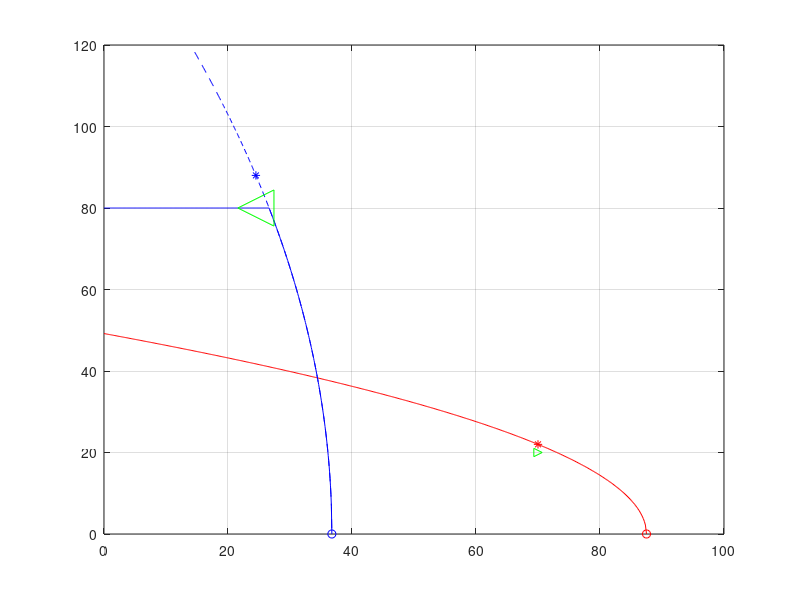

Here is the MATLAB script that generated this plot: (Note: this script raises an error after producing the figure.)
% Program for estimating the main characteristics of the actuation system
% Configuration A means: all area is used for acting
% Configuration B means: only low airspeed area is used for acting
clear all
%--------------------------------------------------------------------------
% Input data and parameters------------------------------------------------
load('actuationInputDataListDualTandem.mat')
% Conversion---------------------------------------------------------------
load('actuationUnitsConversion.mat')
%--------------------------------------------------------------------------
% Parameters for computation ----------------------------------------------
hingeRatioConfB = Hm1 / Hm0;
%--------------------------------------------------------------------------
% Cylinder and valve sizing
%--------------------------------------------------------------------------
% Arm / area / stroke -----------------------------------------------------
PS_Pa = PS_psi * psi2Pa;
% Configuration A (high airspeed configuration)
A_armArea_hingeReq = (Hm1/PS_Pa) / A_sizingCriteria; % m^3, hinge moment req
A_armArea_stiffReq = (Hm0/PS_Pa); % m^3, stiffness req
A_armArea = max(A_armArea_stiffReq,A_armArea_hingeReq);
A_area = A_armArea / arm; % m^2
A_totalVol = volumeRatio * A_armArea * deltaRange_deg * deg2rad; %m^3
% Configuration B (low speed configuration)
B_armArea = (Hm2/PS_Pa) / B_sizingCriteria; % m^3, hinge moment req
B_area = B_armArea / arm; % m^2
B_totalVol = volumeRatio * B_armArea * deltaRange_deg * deg2rad;
% Common to both configurations
stroke_m = deltaRange_deg * deg2rad * arm; % m
    stroke_mm = stroke_m * 1e3;
%--------------------------------------------------------------------------
% Valve size --------------------------------------------------------------
    dotdelta1_rad = dotdelta1_deg * deg2rad; 
    dotdelta2_rad = dotdelta2_deg * deg2rad;
% Configuration A (high airspeed configuration)
A_QNL_m3s = loadFlowMargin * A_armArea * ...
    dotdelta1_rad / sqrt(1 - A_sizingCriteria);
    A_QNL_lpm = A_QNL_m3s * m3s2lpm
% Configuration B (low speed configuration)
B_QNL_m3s = loadFlowMargin * B_armArea * ...
    dotdelta2_rad / sqrt(1 - B_sizingCriteria);
    B_QNL_lpm = B_QNL_m3s * m3s2lpm
%--------------------------------------------------------------------------
% Pressure-flow curves
%--------------------------------------------------------------------------
PL_psi = 0:10:PS_psi;
% Configuration A (high airspeed configuration)
    A_rateLimit_rad = A_rateLimit_deg * deg2rad;
A_QL_rateLimit = loadFlowMargin * A_rateLimit_rad * A_armArea;

A_QL_m3s = A_QNL_m3s * sqrt(1 - PL_psi./PS_psi);
A_QL_m3s_RL = min(A_QL_rateLimit,A_QNL_m3s * sqrt(1 - PL_psi/PS_psi));
    A_QL_lpm = A_QL_m3s * m3s2lpm;
    A_QL_lpm_RL = A_QL_m3s_RL * m3s2lpm;
% Configuration B (low speed configuration)
B_rateLimit_rad = B_rateLimit_deg * deg2rad;
B_QL_rateLimit = loadFlowMargin * B_rateLimit_rad * B_armArea;
B_QL_m3s = B_QNL_m3s * sqrt(1 - PL_psi./PS_psi);
B_QL_m3s_RL = min(B_QL_rateLimit,B_QNL_m3s * sqrt(1 - PL_psi/PS_psi));
    B_QL_lpm = B_QL_m3s * m3s2lpm;
    B_QL_lpm_RL = B_QL_m3s_RL * m3s2lpm;
% 
% plot(PL_psi,A_QL_lpm,'*',PL_psi,B_QL_lpm,'*',...
%     PL_psi,A_QL_lpm_RL,PL_psi,B_QL_lpm_RL),grid
% legend('high airspeed chambers','low airspeed chambers',...
%     'high airspeed chambers RL','low speed chambers RL')

%--------------------------------------------------------------------------
% Load-velocity curves
%--------------------------------------------------------------------------
% Configuration A (high airspeed configuration)
A_load_N = PL_psi*psi2Pa * A_area;
A_velocity_ms = A_QL_m3s / A_area;
A_velocity_ms_RL = A_QL_m3s_RL / A_area;

A_load_KN = A_load_N * 1e-3;
    A_velocity_mms = A_velocity_ms * 1e3;
    A_velocity_mms_RL = A_velocity_ms_RL * 1e3;
% Configuration B (low speed configuration)
B_load_N = PL_psi * psi2Pa * B_area;
B_velocity_ms = B_QL_m3s / B_area;
B_velocity_ms_RL = B_QL_m3s_RL / B_area;
    B_load_KN = B_load_N * 1e-3;
    B_velocity_mms = B_velocity_ms * 1e3;
    B_velocity_mms_RL = B_velocity_ms_RL * 1e3;
% plot(A_load_KN,A_velocity_mms,'*',B_load_KN,B_velocity_mms,'*',...
%     A_load_KN,A_velocity_mms_RL,B_load_KN,B_velocity_mms_RL),grid
% legend('high airspeed chambers','low airspeed chambers',...
%      'high airspeed chambers RL','low speed chambers RL')

%--------------------------------------------------------------------------
% Hinge-rate curves
%--------------------------------------------------------------------------
% Configuration A (high speed configuration)
A_Hinge_Nm = A_load_N * arm;
A_dotdelta_rad = A_velocity_ms / arm;
A_dotdelta_rad_RL = A_velocity_ms_RL / arm;

    A_Hinge_KNm = A_Hinge_Nm * 1e-3;
    A_dotdelta_deg = A_dotdelta_rad * rad2deg;
    A_dotdelta_deg_RL = A_dotdelta_rad_RL * rad2deg;
% Configuration B (low speed configuration)
B_Hinge_Nm = B_load_N * arm;
B_dotdelta_rad = B_velocity_ms / arm;
    B_rateLimit_rad = B_rateLimit_deg * deg2rad;
B_dotdelta_rad_RL = min(B_velocity_ms_RL / arm, B_rateLimit_rad);
    B_Hinge_KNm = B_Hinge_Nm * 1e-3;
    B_dotdelta_deg = B_dotdelta_rad * rad2deg;
    B_dotdelta_deg_RL = B_dotdelta_rad_RL * rad2deg;

%--------------------------------------------------------------------------
% Main PLOT----------------------------------------------------------------
% Requirement points
loadReq = [70 20];
rateReq = [24.5 80];
% Sizing points
A_sizingLoad = [87.5 0];
A_sizingRate = [70 20*1.1];
B_sizingLoad = [24.5*3/2 0];
B_sizingRate = [24.5 80*1.1];
% Hm-dotdelta plot
limB = 200;
rangeB = limB:1:length(B_Hinge_KNm);
p1 = plot(A_Hinge_KNm,A_dotdelta_deg,'r',B_Hinge_KNm(rangeB),B_dotdelta_deg(rangeB),'b--',...
    B_Hinge_KNm,B_dotdelta_deg_RL,'b',...
    A_sizingLoad(1),A_sizingLoad(2),'ro',...
    A_sizingRate(1),A_sizingRate(2),'r*',...
    B_sizingLoad(1),B_sizingLoad(2),'bo',...
    B_sizingRate(1),B_sizingRate(2),'b*',...
    loadReq(1),loadReq(2),'g>',...
    rateReq(1),rateReq(2),'g<','MarkerSize',26);
grid on
ax1 = gca; 
ax1.FontSize = 22;
p1(1).LineWidth = 4;
p1(2).LineWidth = 4;
p1(3).LineWidth = 4;
p1(4).LineWidth = 4;
p1(5).LineWidth = 4;
p1(6).LineWidth = 4;
p1(7).LineWidth = 4;
p1(8).LineWidth = 4;
p1(9).LineWidth = 4;
legend('High airspeed (max rate of 48 deg/s)',...
    'Low airspeed (no rate limit)',...
    'Low airspeed RL (rate limit at 80 deg/s)',...
    'Cylinder sizing point (high airspeed)','Valve sizing point (high airspeed)',...
    'Cylinder sizing point (low airspeed)','Valve sizing point (low airspeed)',...
    'High airspeed REQ','Low airspeed REQ',...
    'Location','northeast','FontSize', 20);
xlabel('Hinge moment (KN*m)','FontSize', 22);
ylabel('Surface rate (deg/s)','FontSize', 22);

%--------------------------------------------------------------------------
% Save
%--------------------------------------------------------------------------
save('actuationSizingDataDualTandem.mat',...
    'A_area','B_area',...
    'A_QNL_m3s','B_QNL_m3s',...
    'A_QL_rateLimit','B_QL_rateLimit',...
    'A_totalVol','B_totalVol')
% %--------------------------------------------------------------------------
% % Plot
% %--------------------------------------------------------------------------
% subplot(2,2,[1,2])
% plot(PL_psi,QL_ConfA_lpm,'r--',...
%     PL_psi,QL_ConfA_lpm_RL,'b',...
%     PL_psi,QL_ConfB_lpm_RL,'g'),grid
% xlabel('Pressure (psi)')
% ylabel('Flow (lpm)')
% legend('Low Speed','Low speed (RL = 80 deg/s)','High Speed')
% 
% subplot(2,2,3)
% plot(load_ConfA_KN,velocity_ConfA_mms,'r--',...
%     load_ConfA_KN,velocity_ConfA_mms_RL,'b',...
%     load_ConfB_KN,velocity_ConfB_mms_RL,'g'),grid
% xlabel('Load (KN)')
% ylabel('Velocity (mms)')
% legend('Low Speed','Low speed (RL = 80 deg/s)','High Speed')
% 
% subplot(2,2,4)
% plot(Hinge_ConfA_KNm,dotdelta_ConfA_deg,'r--',...
%     Hinge_ConfA_KNm,dotdelta_ConfA_deg_RL,'b',...
%     Hinge_ConfB_KNm,dotdelta_ConfB_deg_RL,'g'),grid
% xlabel('Hinge moment (KN*m)')
% ylabel('Surface rate (deg/s)')
% legend('Low Speed','Low speed (RL = 80 deg/s)','High Speed')
% 
% % % -------------------------------------------------------------------------
% % % Plot results-------------------------------------------------------------
% % hingeSizingPoint_FlowPressure = [sizingCriteria*PS_psi,QNL_lpm*sqrt(1-sizingCriteria)];
% % hingeSizingPoint_RateHinge = [Hm1,(QNL_m3s*sqrt(1-sizingCriteria)/(armArea*loadFlowMargin))*rad2deg];
% % PowerSizingPoint = [sizingCriteria*PS_psi,QNL_m3s*sqrt(1-sizingCriteria)*sizingCriteria*PS_psi*psi2Pa];
% % if sizingCase == 0
% %     rateSizingPoint_FlowPressure = [Hm1/armArea*Pa2psi,dotdelta1_rad*armArea*m3s2lpm*loadFlowMargin];
% %     rateSizingPoint_RateHinge = [Hm1,(QNL_m3s*sqrt(1-sizingCriteria)/ (armArea*loadFlowMargin))*rad2deg];
% % else
% %     rateSizingPoint_FlowPressure = [Hm2/armArea*Pa2psi,dotdelta2_rad*armArea*m3s2lpm*loadFlowMargin];
% %     rateSizingPoint_RateHinge = [Hm2,dotdelta2_deg];
% % end
% % figure %-------------------------------------------------------------------
% % subplot(3,2,1)
% % plot(PL_psi,QL_lpm,'--',PL_psi,QL_lpm_RL,...
% %     rateSizingPoint_FlowPressure(1),rateSizingPoint_FlowPressure(2),'k*',...
% %     hingeSizingPoint_FlowPressure(1),hingeSizingPoint_FlowPressure(2),'ko',...
% %     'MarkerSize',10),grid
% % title(strcat('Flow-pressure curve,',textCriteria))
% % legend('No rate limit','Rate limit applied','Valve sizing point',...
% %     'Cylinder sizing point','Location','southwest')
% % xlabel('Pressure [psi]')
% % ylabel('Load-flow [lpm]')
% % 
% % subplot(3,2,3)
% % plot((Hm/arm)*1e-3,dotdelta_deg*deg2rad*arm*1e3,'--',(Hm/arm)*1e-3,dotdelta_deg_RL*deg2rad*arm*1e3,...
% %     (rateSizingPoint_RateHinge(1)/arm)*1e-3,rateSizingPoint_RateHinge(2)*deg2rad*arm*1e3,'k*',...
% %     (hingeSizingPoint_RateHinge(1)/arm)*1e-3,hingeSizingPoint_RateHinge(2)*deg2rad*arm*1e3,'ko','MarkerSize',10),grid
% % title(strcat('Velocity-force curve,',textCriteria))
% % legend('No rate limit','Rate limit applied','Valve sizing point',...
% %     'Cylinder sizing point','Location','southwest')
% % xlabel('Force [KN]')
% % ylabel('Velocity [mm/s]')
% % 
% % subplot(3,2,5)
% % plot(Hm*1e-3,dotdelta_deg,'--',Hm*1e-3,dotdelta_deg_RL,...
% %     rateSizingPoint_RateHinge(1)*1e-3,rateSizingPoint_RateHinge(2),'k*',...
% %     hingeSizingPoint_RateHinge(1)*1e-3,hingeSizingPoint_RateHinge(2),'ko','MarkerSize',10),grid
% % title(strcat('Rate-hinge curve,',textCriteria))
% % legend('No rate limit','Rate limit applied','Valve sizing point',...
% %     'Cylinder sizing point','Location','southwest')
% % xlabel('Hinge moment [KN*m]')
% % ylabel('Surface rate [deg/s]')
% % 
% % subplot(3,2,[2,6])
% % plot(PL_psi,developedPower_W*1e-3,'--',PL_psi,developedPower_W_RL*1e-3,...
% %     PL_psi,consumedPower_W*1e-3,'--',PL_psi,consumedPower_W_RL*1e-3,...
% %     PowerSizingPoint(1),PowerSizingPoint(2)*1e-3,'kd','MarkerSize',10),grid
% % title(strcat('Developed and consumed Power,',textCriteria))
% % legend('Developed no rate limit','Developed rate limit applied',...
% %     'Consumed no rate limit','Consumed rate limit applied','Sizing point',...
% %     'Location','northeast')
% % xlabel('Pressure [psi]')
% % ylabel('Power [KW]')
% 
% 
